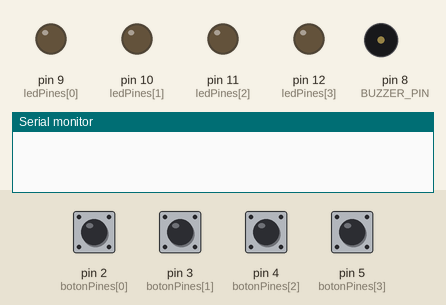
Recording of a sketch running on a simulated Arduino Uno, built with avr-gcc and run on an emulated ATmega328P. Parts: output pins drawn as LEDs (lit = HIGH), buzzer (waves = sounding), the last lines printed to the serial monitor. The test bench sets the inputs (shaded band); at power-on: pin 2 (botonPines[0]), pin 3 (botonPines[1]), pin 4 (botonPines[2]), pin 5 (botonPines[3]) HIGH. Random numbers use the default seed unless the sketch sets one.

Above: at 1.2 s.
1.3 s: pin 3 (botonPines[1]) pulled LOW for 0.15 s
At 3.1 s:
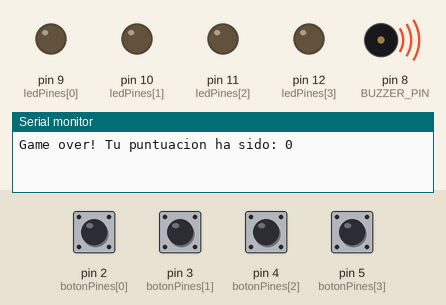
4.4 s: pin 2 (botonPines[0]) pulled LOW for 1 s
At 5.05 s:
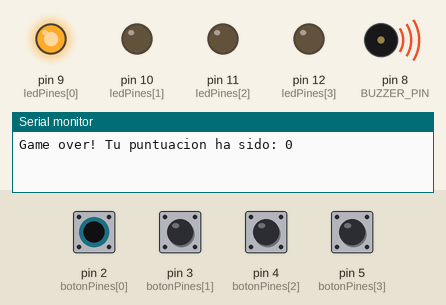
8.4 s: pin 2 (botonPines[0]) pulled LOW for 0.15 s
At 10.2 s:
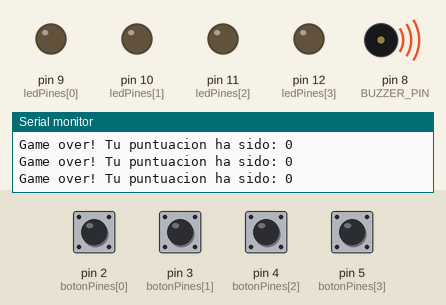
11.5 s: pin 4 (botonPines[2]) pulled LOW for 1 s
At 14.41 s:
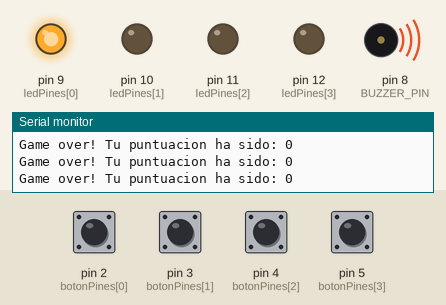
14.5 s: pin 3 (botonPines[1]) pulled LOW for 1 s
At 14.76 s:
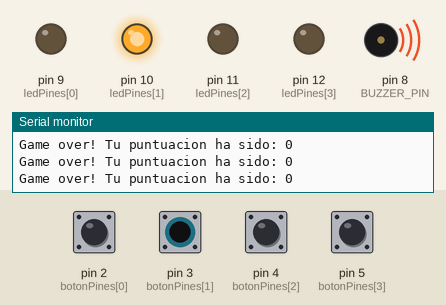
Timing chart, 0 to 19.5 s (numbered marks = the images above; inputs shaded):
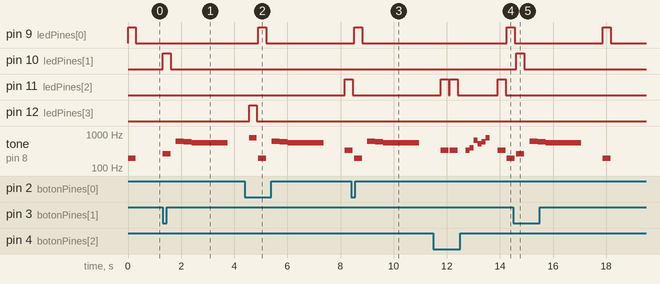

The sketch:

simonDice.ino
```cpp
/*
    Autor: Yasin Boulahya Chairi
    Asignatura: Tecnología de Computadores - UNIR
    Actividad 2 Simon Dice en Arduino
    Descripcion: Juego de Simon Dice en Arduino con 4 botones asociado a 4 leds
*/

//Definimos las notas en el sistema internacional y sus frecuencias:
#define NOTA_B0  31
#define NOTA_C1  33
#define NOTA_CS1 35
#define NOTA_D1  37
#define NOTA_DS1 39
#define NOTA_E1  41
#define NOTA_F1  44
#define NOTA_FS1 46
#define NOTA_G1  49
#define NOTA_GS1 52
#define NOTA_A1  55
#define NOTA_AS1 58
#define NOTA_B1  62
#define NOTA_C2  65
#define NOTA_CS2 69
#define NOTA_D2  73
#define NOTA_DS2 78
#define NOTA_E2  82
#define NOTA_F2  87
#define NOTA_FS2 93
#define NOTA_G2  98
#define NOTA_GS2 104
#define NOTA_A2  110
#define NOTA_AS2 117
#define NOTA_B2  123
#define NOTA_C3  131
#define NOTA_CS3 139
#define NOTA_D3  147
#define NOTA_DS3 156
#define NOTA_E3  165
#define NOTA_F3  175
#define NOTA_FS3 185
#define NOTA_G3  196
#define NOTA_GS3 208
#define NOTA_A3  220
#define NOTA_AS3 233
#define NOTA_B3  247
#define NOTA_C4  262
#define NOTA_CS4 277
#define NOTA_D4  294
#define NOTA_DS4 311
#define NOTA_E4  330
#define NOTA_F4  349
#define NOTA_FS4 370
#define NOTA_G4  392
#define NOTA_GS4 415
#define NOTA_A4  440
#define NOTA_AS4 466
#define NOTA_B4  494
#define NOTA_C5  523
#define NOTA_CS5 554
#define NOTA_D5  587
#define NOTA_DS5 622
#define NOTA_E5  659
#define NOTA_F5  698
#define NOTA_FS5 740
#define NOTA_G5  784
#define NOTA_GS5 831
#define NOTA_A5  880
#define NOTA_AS5 932
#define NOTA_B5  988
#define NOTA_C6  1047
#define NOTA_CS6 1109
#define NOTA_D6  1175
#define NOTA_DS6 1245
#define NOTA_E6  1319
#define NOTA_F6  1397
#define NOTA_FS6 1480
#define NOTA_G6  1568
#define NOTA_GS6 1661
#define NOTA_A6  1760
#define NOTA_AS6 1865
#define NOTA_B6  1976
#define NOTA_C7  2093
#define NOTA_CS7 2217
#define NOTA_D7  2349
#define NOTA_DS7 2489
#define NOTA_E7  2637
#define NOTA_F7  2794
#define NOTA_FS7 2960
#define NOTA_G7  3136
#define NOTA_GS7 3322
#define NOTA_A7  3520
#define NOTA_AS7 3729
#define NOTA_B7  3951
#define NOTA_C8  4186
#define NOTA_CS8 4435
#define NOTA_D8  4699
#define NOTA_DS8 4978

//CONSTANTES - define numero de pines para los LEDs, botones, BUZZER (altavoz) y tonos del juego
const byte ledPines[] = {9, 10, 11, 12};
const byte botonPines[] = {2, 3, 4, 5};
#define BUZZER_PIN 8 //numero del pin del BUZZER

#define MAX_LONGITUD 100 //Hasta donde llega la secuencia

const int tonoJuego[] = { NOTA_G3, NOTA_C4, NOTA_E4, NOTA_G5}; //Tono inicial del juego

// Variables globales - Almacenan el estado del juego
byte secuenciaJuego[MAX_LONGITUD] = {0}; //Secuencia del juego
byte indexJuego = 0; //Indice por el que inicia el juego (se va sumando)

//Inicializa la comunicacion en serie de la protoboard con Arduino
void setup(){
    Serial.begin(9600);
    for (byte i = 0; i < 4; i++) {
        pinMode(ledPines[i], OUTPUT);
        pinMode(botonPines[i], INPUT_PULLUP);
    }

    pinMode(BUZZER_PIN, OUTPUT);
    // Generador de numero aleatorios y asume que el PIN A0 esta desconectado
    randomSeed(analogRead(A0));
}

//Enciendo el LED asignado y reproduce el tono requerido
void luzLedTonoJuego(byte ledIndex){
    digitalWrite(ledPines[ledIndex], HIGH);
    tone(BUZZER_PIN, tonoJuego[ledIndex]);
    delay(300);
    digitalWrite(ledPines[ledIndex], LOW);
    noTone(BUZZER_PIN);
}

//Reproduce la secuencia actual de notas que el jugador tiene que repetir
void reproduceSecuencia() {
    for (int i = 0; i <  indexJuego; i++) {
        byte ledActual = secuenciaJuego[i];
        luzLedTonoJuego(ledActual);
        delay(50);
    }
}

//Espera hasta que el jugador presiona uno de los botones y devuelve el índice de ese boton
byte leeBotones() {
    while (true) {
    for(byte i = 0; i < 4; i++) {
        byte botonPin = botonPines[i];
        if (digitalRead(botonPin) == LOW) {
            return i;
        }
    }
    delay(1);
    }
}


//Reproduce las notas de GAME OVER y reporta la puntuacion del juego
void gameOver() {
    Serial.print("Game over! Tu puntuacion ha sido: ");
    Serial.println(indexJuego - 1);
    indexJuego = 0;
    delay(200);

    //Reproduce el sonido Wah-Wah-Wah-Wah cuando no aciertas
    tone(BUZZER_PIN, NOTA_DS5);
    delay(300);
    tone(BUZZER_PIN, NOTA_D5);
    delay(300);
    tone(BUZZER_PIN, NOTA_CS5);
    delay(300);
    for (byte i = 0; i < 10; i++) {
        for (int pitch = -10; pitch <= 10; pitch++) {
        tone(BUZZER_PIN, NOTA_C5 + pitch);
        delay(5);
        }
    }
    noTone(BUZZER_PIN);
    delay(500);
}

//Obtiene el input del jugador y lo compara la secuencia generada
bool compruebaSecuencia() {
    for (int i = 0; i < indexJuego; i++) {
        byte botonEsperado = secuenciaJuego[i];
        byte botonActual =  leeBotones();
        luzLedTonoJuego(botonActual);
        if (botonEsperado != botonActual) {
        return false;
        }
    }

    return true;
}

//Reproduce sonido GANAR cada vez que el jugador finaliza una secuencia/nivel
void reproduceSonidoFinalNivel() {
    tone(BUZZER_PIN, NOTA_E4);
    delay(150);
    tone(BUZZER_PIN, NOTA_G4);
    delay(150);
    tone(BUZZER_PIN, NOTA_E5);
    delay(150);
    tone(BUZZER_PIN, NOTA_C5);
    delay(150);
    tone(BUZZER_PIN, NOTA_D5);
    delay(150);
    tone(BUZZER_PIN, NOTA_G5);
    delay(150);
    noTone(BUZZER_PIN);
}


//Funcion principal
void loop(){
    //Agrega un color aleatorio al final de la secuencia
    secuenciaJuego[indexJuego] = random(0, 4);
    indexJuego++;
    if (indexJuego >= MAX_LONGITUD) {
        indexJuego = MAX_LONGITUD - 1;
    }

    reproduceSecuencia();
    if (!compruebaSecuencia()) {
        gameOver();
    }

    delay(300);

    if(indexJuego > 0) {
        reproduceSonidoFinalNivel();
        delay(300);
    }
}
```

Measured:
- after the input at 1.3 s, pin 10 (ledPines[1]): LOW → HIGH at once, → LOW 0.30 s later; tone on pin 8 (BUZZER_PIN): plays 262 Hz for 0.30 s, 622 Hz for 0.30 s, 587 Hz for 0.30 s, 554 Hz for 1.4 s, starting at once
- after the input at 4.4 s, pin 9 (ledPines[0]): LOW → HIGH after 0.51 s, → LOW 0.30 s later; pin 11 (ledPines[2]): LOW → HIGH after 3.8 s
- after the input at 8.4 s, pin 9 (ledPines[0]): LOW → HIGH after 0.11 s, → LOW 0.30 s later
- after the input at 11.5 s, pin 9 (ledPines[0]): LOW → HIGH after 2.8 s
- after the input at 14.5 s, pin 10 (ledPines[1]): LOW → HIGH after 0.12 s, → LOW 0.30 s later
